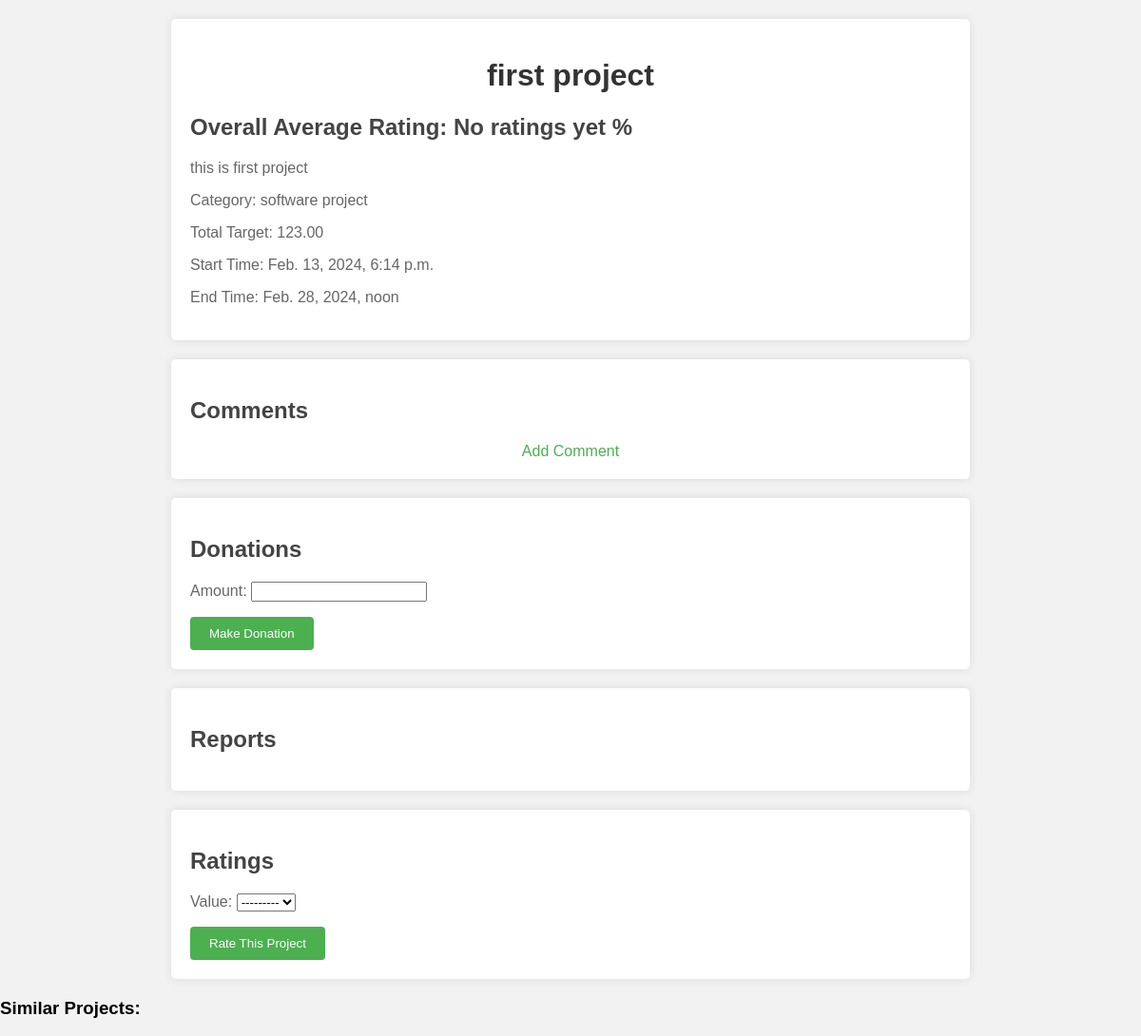
Before: /1/ with the older database file.
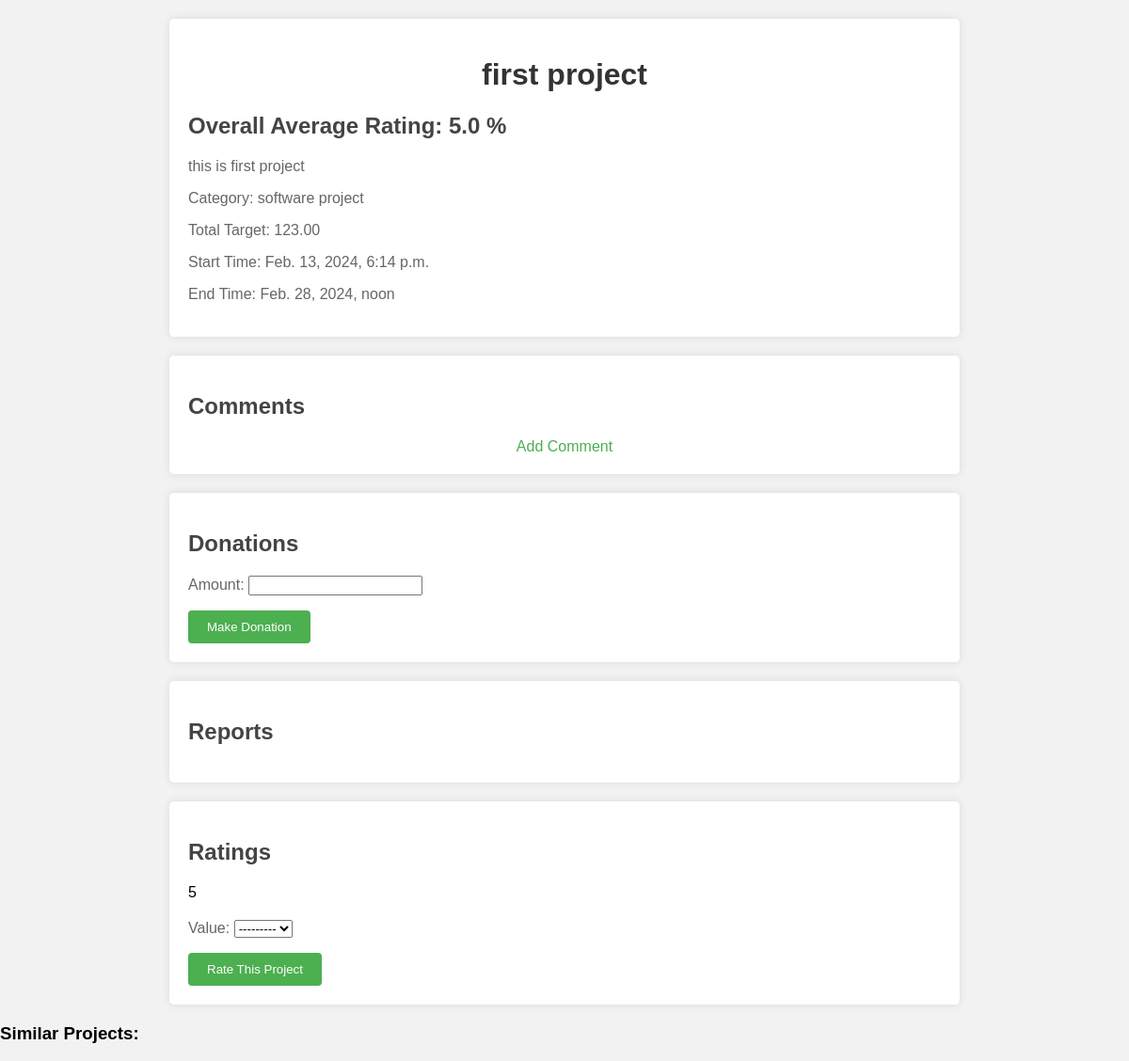
After: the same page with the newer database file.
### myapp/models.py (models this page shows)
class Rating(models.Model):
    RATING_CHOICES = [
        (1, '1 star'),
        (2, '2 stars'),
        (3, '3 stars'),
        (4, '4 stars'),
        (5, '5 stars'),
    ]
    project = models.ForeignKey(Project, on_delete=models.CASCADE)
    user = models.ForeignKey(User, on_delete=models.CASCADE)
    value = models.IntegerField(choices=RATING_CHOICES)

### myapp/views.py (the view)
# urls.py: path('<int:project_id>/', project_detail, name='project-detail'),
def project_detail(request, project_id):
    project = get_object_or_404(Project, id=project_id)
    comments = Comment.objects.filter(project=project)
    donations = Donation.objects.filter(project=project)
    reports = Report.objects.filter(project=project)
    ratings = Rating.objects.filter(project=project)
    rating_form = RatingForm()
    average_rating = ratings.aggregate(Avg('value'))['value__avg']
    if request.method == 'POST':
        donation_form = DonationForm(request.POST)
        rating_form = RatingForm(request.POST)
        if rating_form.is_valid():
            rating = rating_form.save(commit=False)
            rating.project = project
            rating.user = request.user
            rating.save()
            return redirect('project-detail', project_id=project_id)
        if donation_form.is_valid():
            donation = donation_form.save(commit=False)
            donation.project = project
            donation.user = request.user
            donation.save()
            return redirect('project-detail', project_id=project_id)
    else:
        donation_form = DonationForm()
        rating_form = RatingForm()
    return render(request, 'myapp/project_detail.html', {'project': project, 'comments': comments, 'donations': donations, 'reports': reports, 'ratings': ratings, 'rating_form': rating_form, 'donation_form': donation_form, 'average_rating': average_rating})

### myapp/forms.py
class RatingForm(forms.ModelForm):
    class Meta:
        model = Rating
        fields = ['value']
        widgets = {
            'value': forms.Select(choices=Rating.RATING_CHOICES)
        }

class DonationForm(forms.ModelForm):
    class Meta:
        model = Donation
        fields = ['amount']

### myapp/models.py (called while the page is built)
    def __str__(self):
        return self.name

### myapp/templates/myapp/project_detail.html (shortened to what this page needs)
<!DOCTYPE html>
<html lang="en">
<head>
</head>
<body>
    {% block content %}
    <div class="container">
        <h1>{{ project.title }}</h1>
        <h2>Overall Average Rating: {{ average_rating|default:"No ratings yet" }} %</h2>
    <p>{{ project.details }}</p>
    <p>Category: {{ project.category }}</p>
    <p>Total Target: {{ project.total_target }}</p>
    <p>Start Time: {{ project.start_time }}</p>
    <p>End Time: {{ project.end_time }}</p>
</div>
<div class="container">
        <h2>Comments</h2>
        <a href="{% url 'add-comment' project.id %}" class="action-button">Add Comment</a>
    </div>
    <div class="container">
        <h2>Donations</h2>
        <form method="post" class="donation-form">
            {{ donation_form.as_p }}
            <button type="submit" class="action-button">Make Donation</button>
        </form>
    </div>
    <div class="container">
        <h2>Reports</h2>
    </div>
    <div class="container">
        <h2>Ratings</h2>
        <ul>
            {% for rating in ratings %}
                <li>{{ rating.value }}</li>
            {% endfor %}
        </ul>
        <form method="post" class="rating-form">
            {{ rating_form.as_p }}
            <button type="submit" class="action-button">Rate This Project</button>
        </form>
    </div>
    <h3>Similar Projects:</h3>
    {% endblock %}
</body>
</html>

Changed rows visible on the page:
added Rating: value "5"
Other visible differences:
{{ average_rating|default:"No ratings yet" }}: "No ratings yet" → "5.0"
